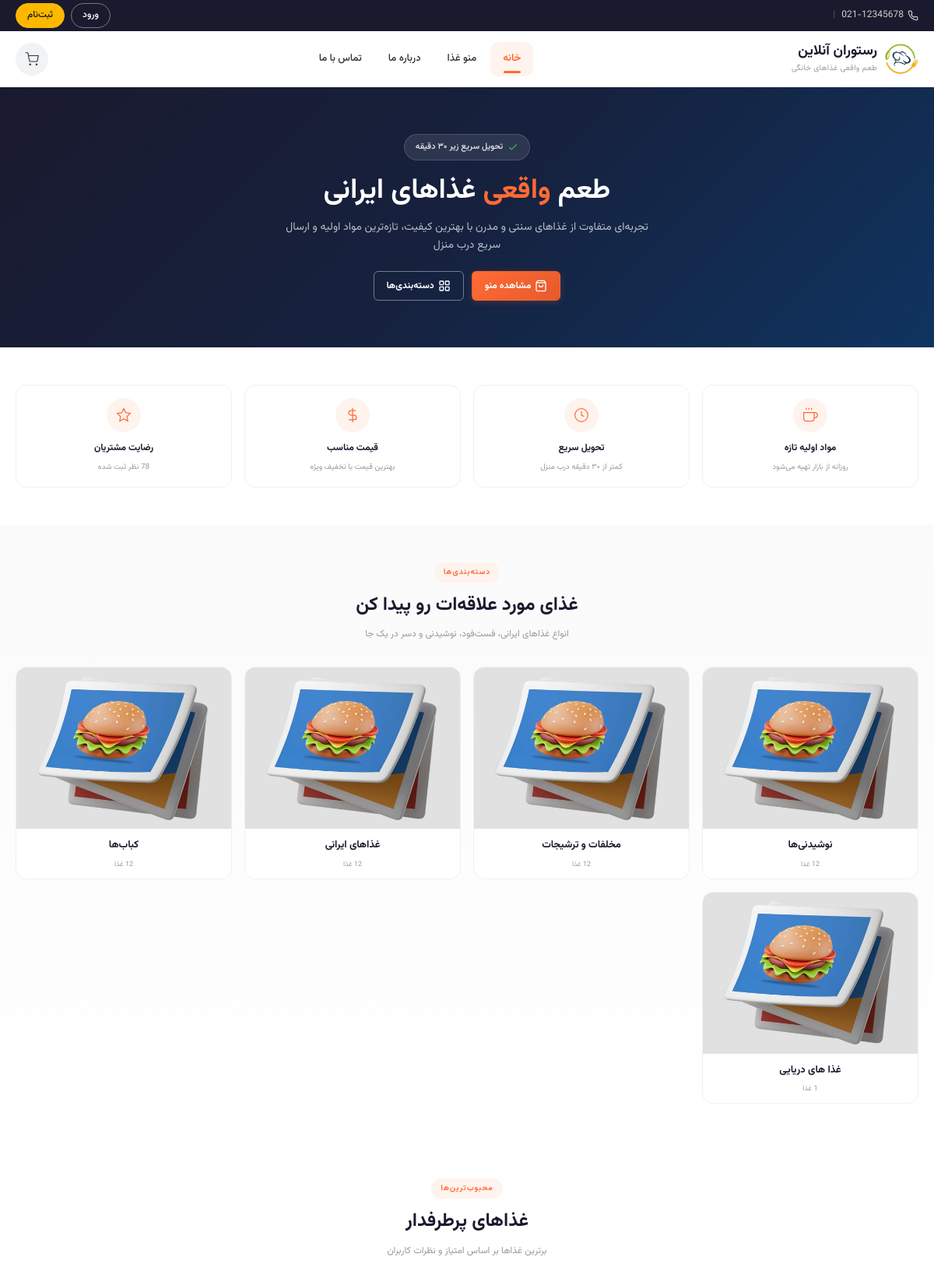
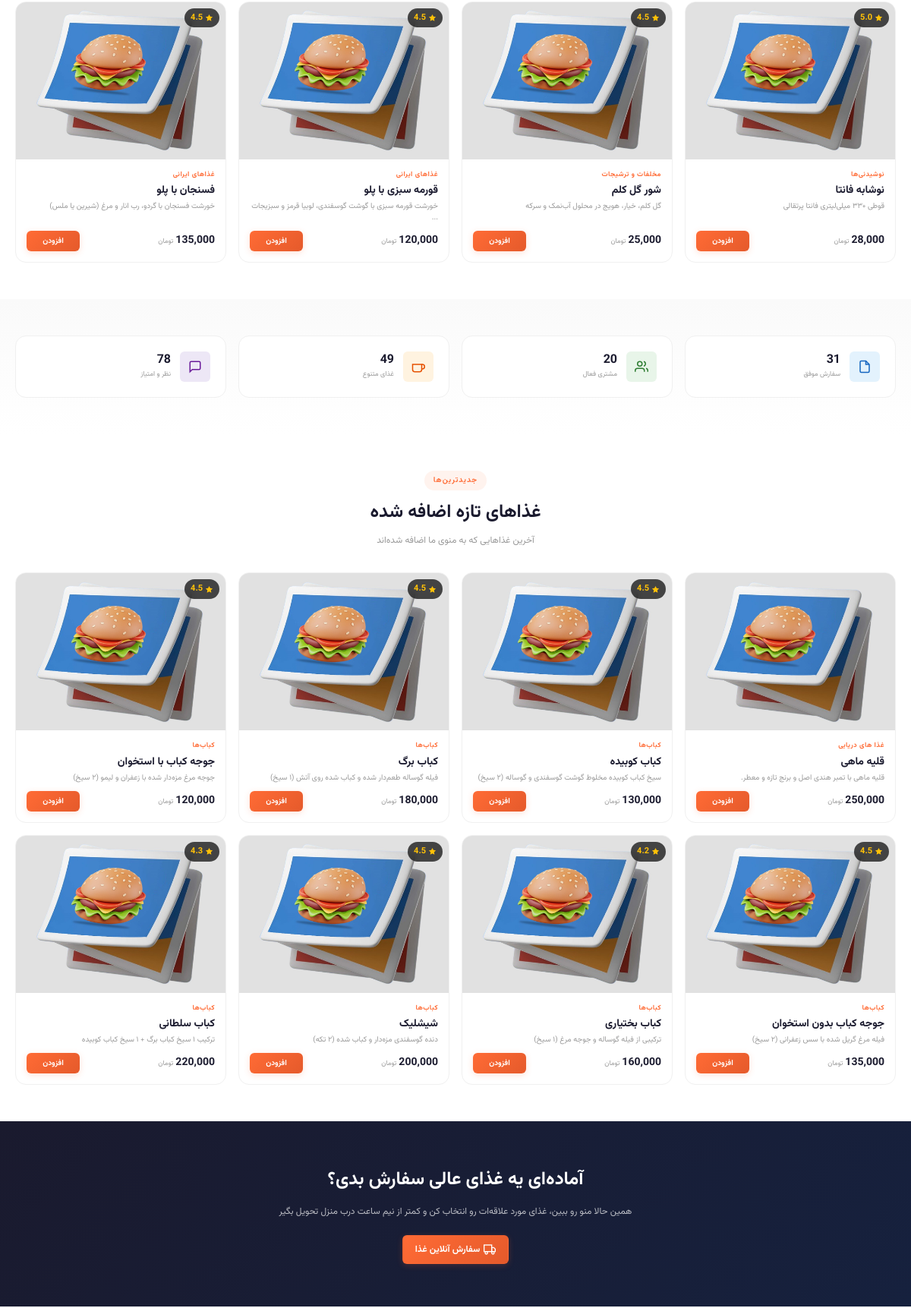
The page / (upper part) on the database its author committed (2 pictures, top to bottom).
### tables this page shows
CREATE TABLE `categories` (
  `id` int(11) NOT NULL,
  `name` varchar(50) NOT NULL,
  `description` text DEFAULT NULL,
  `image` varchar(255) DEFAULT NULL,
  `created_at` timestamp NOT NULL DEFAULT current_timestamp()
);

CREATE TABLE `foods` (
  `id` int(11) NOT NULL,
  `category_id` int(11) NOT NULL,
  `name` varchar(100) NOT NULL,
  `description` text DEFAULT NULL,
  `price` decimal(10,2) NOT NULL,
  `image` varchar(255) DEFAULT NULL,
  `is_available` tinyint(1) DEFAULT 1,
  `created_at` timestamp NOT NULL DEFAULT current_timestamp()
);

### index.php (the view, shortened to what the rows shown need)
<?php
require_once 'includes/header.php';
$categories_sql = "SELECT c.*, COUNT(f.id) as food_count
                   FROM categories c
                   LEFT JOIN foods f ON c.id = f.category_id AND f.is_available = 1
                   GROUP BY c.id
                   ORDER BY food_count DESC";
$categories_result = mysqli_query($conn, $categories_sql);
$featured_sql = "SELECT f.*, c.name as category_name,
                (SELECT AVG(rating) FROM reviews WHERE food_id = f.id) as avg_rating,
                (SELECT COUNT(*) FROM reviews WHERE food_id = f.id) as review_count
                FROM foods f
                JOIN categories c ON f.category_id = c.id
                WHERE f.is_available = 1
                ORDER BY f.created_at DESC
                LIMIT 8";
$featured_result = mysqli_query($conn, $featured_sql);
$popular_sql = "SELECT f.*, c.name as category_name,
               (SELECT AVG(rating) FROM reviews WHERE food_id = f.id) as avg_rating,
               (SELECT COUNT(*) FROM reviews WHERE food_id = f.id) as review_count
               FROM foods f
               JOIN categories c ON f.category_id = c.id
               WHERE f.is_available = 1
               HAVING avg_rating IS NOT NULL
               ORDER BY avg_rating DESC, review_count DESC
               LIMIT 4";
$popular_result = mysqli_query($conn, $popular_sql);
$default_category_image = 'assets/images/foods/default-food.jpg';
?>
<link rel="stylesheet" href="assets/css/index.css">
<section class="hero">
    <div class="hero__container">
        <div class="hero__content">
            <h1 class="hero__title">
                طعم <span>واقعی</span> غذاهای ایرانی
            </h1>
        </div>
    </div>
</section>
<section class="section section--alt" id="categories">
    <div class="container">
        <div class="section__header">
            <h2 class="section__title">غذای مورد علاقه‌ات رو پیدا کن</h2>
        </div>
        <div class="categories-grid">
            <?php
            mysqli_data_seek($categories_result, 0);
            while ($cat = mysqli_fetch_assoc($categories_result)):
                $cat_image = $cat['image'];
                $has_cat_image = !empty($cat_image) && file_exists(UPLOAD_DIR . $cat_image);
            ?>
                <a href="main/menu.php?category=<?php echo $cat['id']; ?>" class="category-card">
                    <?php if ($has_cat_image): ?>
                        <img src="<?php echo UPLOAD_URL . $cat_image; ?>"
                            alt="<?php echo htmlspecialchars($cat['name']); ?>"
                            class="category-card__img"
                            loading="lazy">
                    <?php else: ?>
                        <img src="<?php echo $default_category_image; ?>"
                            alt="<?php echo htmlspecialchars($cat['name']); ?>"
                            class="category-card__img"
                            loading="lazy">
                    <?php endif; ?>
                    <h3><?php echo htmlspecialchars($cat['name']); ?></h3>
                    <span class="category-card__count"><?php echo $cat['food_count']; ?> غذا</span>
                </a>
            <?php endwhile; ?>
        </div>
    </div>
</section>
<?php if ($popular_result && mysqli_num_rows($popular_result) > 0): ?>
    <section class="section section--light">
        <div class="container">
            <div class="section__header">
                <h2 class="section__title">غذاهای پرطرفدار</h2>
            </div>
            <div class="foods-grid">
                <?php while ($food = mysqli_fetch_assoc($popular_result)):
                ?>
                    <div class="food-card">
                        <div class="food-card__img-wrap">
                            <?php if ($food['avg_rating']): ?>
                                <div class="food-card__rating">
                                    <svg viewBox="0 0 24 24" fill="currentColor" stroke="none">
                                        <polygon points="12 2 15.09 8.26 22 9.27 17 14.14 18.18 21.02 12 17.77 5.82 21.02 7 14.14 2 9.27 8.91 8.26 12 2"/>
                                    </svg>
                                    <?php echo number_format($food['avg_rating'], 1); ?>
                                </div>
                            <?php endif; ?>
                        </div>
                        <div class="food-card__body">
                            <span class="food-card__category"><?php echo htmlspecialchars($food['category_name']); ?></span>
                            <h3 class="food-card__title">
                                <a href="main/food-detail.php?id=<?php echo $food['id']; ?>">
                                    <?php echo htmlspecialchars($food['name']); ?>
                                </a>
                            </h3>
                            <p class="food-card__desc"><?php echo excerpt($food['description'], 55); ?></p>
                            <div class="food-card__footer">
                                <div class="food-card__price">
                                    <span class="food-card__price-value"><?php echo number_format($food['price']); ?></span>
                                    <span class="food-card__price-unit">تومان</span>
                                </div>
                                <button onclick="handleAddToCart(this, <?php echo $food['id']; ?>, '<?php echo addslashes(htmlspecialchars($food['name'])); ?>', <?php echo $food['price']; ?>)"
                                    class="btn btn--primary-fill btn--sm btn-add">
                                    <span class="btn-add__text">افزودن</span>
                                </button>
                            </div>
                        </div>
                    </div>
                <?php endwhile; ?>
            </div>
        </div>
    </section>
<?php endif; ?>
<?php if ($featured_result && mysqli_num_rows($featured_result) > 0):
    mysqli_data_seek($featured_result, 0);
?>
    <section class="section section--light">
        <div class="container">
            <div class="section__header">
                <h2 class="section__title">غذاهای تازه اضافه شده</h2>
            </div>
            <div class="foods-grid">
                <?php while ($food = mysqli_fetch_assoc($featured_result)):
                ?>
                    <div class="food-card">
                        <div class="food-card__img-wrap">
                            <?php if ($food['avg_rating']): ?>
                                <div class="food-card__rating">
                                    <svg viewBox="0 0 24 24" fill="currentColor" stroke="none">
                                        <polygon points="12 2 15.09 8.26 22 9.27 17 14.14 18.18 21.02 12 17.77 5.82 21.02 7 14.14 2 9.27 8.91 8.26 12 2"/>
                                    </svg>
                                    <?php echo number_format($food['avg_rating'], 1); ?>
                                </div>
                            <?php endif; ?>
                        </div>
                        <div class="food-card__body">
                            <span class="food-card__category"><?php echo htmlspecialchars($food['category_name']); ?></span>
                            <h3 class="food-card__title">
                                <a href="main/food-detail.php?id=<?php echo $food['id']; ?>">
                                    <?php echo htmlspecialchars($food['name']); ?>
                                </a>
                            </h3>
                            <p class="food-card__desc"><?php echo excerpt($food['description'], 55); ?></p>
                            <div class="food-card__footer">
                                <div class="food-card__price">
                                    <span class="food-card__price-value"><?php echo number_format($food['price']); ?></span>
                                    <span class="food-card__price-unit">تومان</span>
                                </div>
                                <button onclick="handleAddToCart(this, <?php echo $food['id']; ?>, '<?php echo addslashes(htmlspecialchars($food['name'])); ?>', <?php echo $food['price']; ?>)"
                                    class="btn btn--primary-fill btn--sm btn-add">
                                    <span class="btn-add__text">افزودن</span>
                                </button>
                            </div>
                        </div>
                    </div>
                <?php endwhile; ?>
            </div>
        </div>
    </section>
<?php endif; ?>
<section class="cta">
    <div class="cta__content">
        <h2 class="cta__title">آماده‌ای یه غذای عالی سفارش بدی؟</h2>
    </div>
</section>
<?php require_once 'includes/footer.php'; ?>

### rows shown on the page
categories: name "نوشیدنی‌ها"
categories: name "مخلفات و ترشیجات"
categories: name "غذاهای ایرانی"
categories: name "کباب‌ها"
categories: name "غذا های دریایی"
foods: avg_rating "5.0", category.name "نوشیدنی‌ها", name "نوشابه فانتا", description "قوطی ۳۳۰ میلی‌لیتری فانتا پرتقالی", price "28,000"
foods: avg_rating "4.5", category.name "مخلفات و ترشیجات", name "شور گل کلم", description "گل کلم، خیار، هویج در محلول آب‌نمک و سرکه", price "25,000"
foods: avg_rating "4.5", category.name "غذاهای ایرانی", name "قورمه سبزی با پلو", description "خورشت قورمه سبزی با گوشت گوسفندی، لوبیا قرمز و سبزیجات ...", price "120,000"
foods: avg_rating "4.5", category.name "غذاهای ایرانی", name "فسنجان با پلو", description "خورشت فسنجان با گردو، رب انار و مرغ (شیرین یا ملس)", price "135,000"
foods: category.name "غذا های دریایی", name "قلیه ماهی", description "قلیه ماهی با تمبر هندی اصل و برنج تازه و معطر.", price "250,000"
foods: avg_rating "4.5", category.name "کباب‌ها", name "کباب کوبیده", description "سیخ کباب کوبیده مخلوط گوشت گوسفندی و گوساله (۲ سیخ)", price "130,000"
foods: avg_rating "4.5", category.name "کباب‌ها", name "کباب برگ", description "فیله گوساله طعم‌دار شده و کباب شده روی آتش (۱ سیخ)", price "180,000"
foods: avg_rating "4.5", category.name "کباب‌ها", name "جوجه کباب با استخوان", description "جوجه مرغ مزه‌دار شده با زعفران و لیمو (۲ سیخ)", price "120,000"
foods: avg_rating "4.5", category.name "کباب‌ها", name "جوجه کباب بدون استخوان", description "فیله مرغ گریل شده با سس زعفرانی (۲ سیخ)", price "135,000"
foods: avg_rating "4.2", category.name "کباب‌ها", name "کباب بختیاری", description "ترکیبی از فیله گوساله و جوجه مرغ (۱ سیخ)", price "160,000"
foods: avg_rating "4.5", category.name "کباب‌ها", name "شیشلیک", description "دنده گوسفندی مزه‌دار و کباب شده (۲ تکه)", price "200,000"
foods: avg_rating "4.3", category.name "کباب‌ها", name "کباب سلطانی", description "ترکیب ۱ سیخ کباب برگ + ۱ سیخ کباب کوبیده", price "220,000"

### other values the page prints
$stats['orders'] "31"
$stats['users'] "20"
$stats['foods'] "49"
$stats['reviews'] "78"
